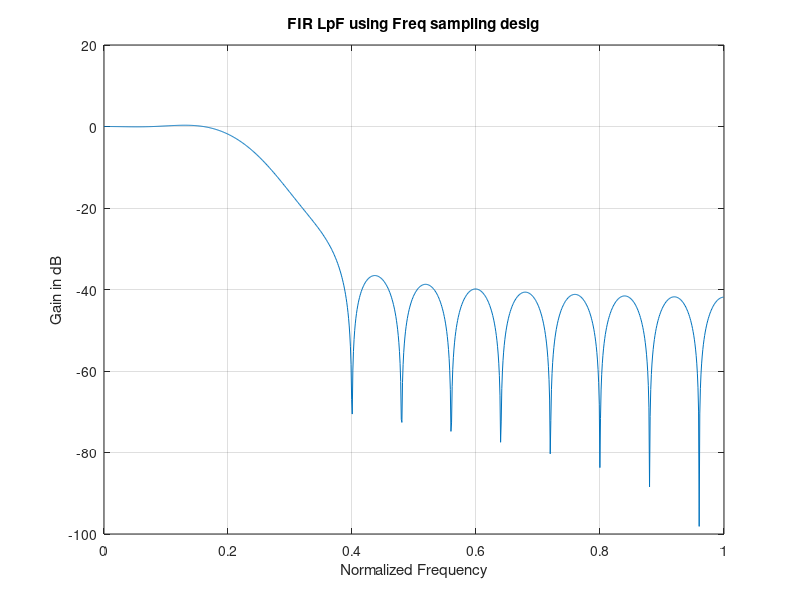

MATLAB code to generate this figure:
clc; clear all; close all;
M = 25;
alpha = (M-1)/2;

Hrs = [1, 1, 1,0.5,0.1, zeros(1, 16),0.1,0.5, 1,1];
k1 = 0: floor((M-1)/2);
k2 = floor((M-1)/2) + 1 : M-1;
angH  = [-alpha*2*pi*k1/M, alpha*((2*pi)*(M-k2)/M)];

H = Hrs.*exp(j*angH);
h = real(ifft(H,M));
[H, W] = freqz([h], 1, 1024);
plot(W/pi, 20*log10(abs(H))); zoom on; grid on;
title("FIR LpF using Freq sampling desig");xlabel("Normalized Frequency");ylabel("Gain in dB");
